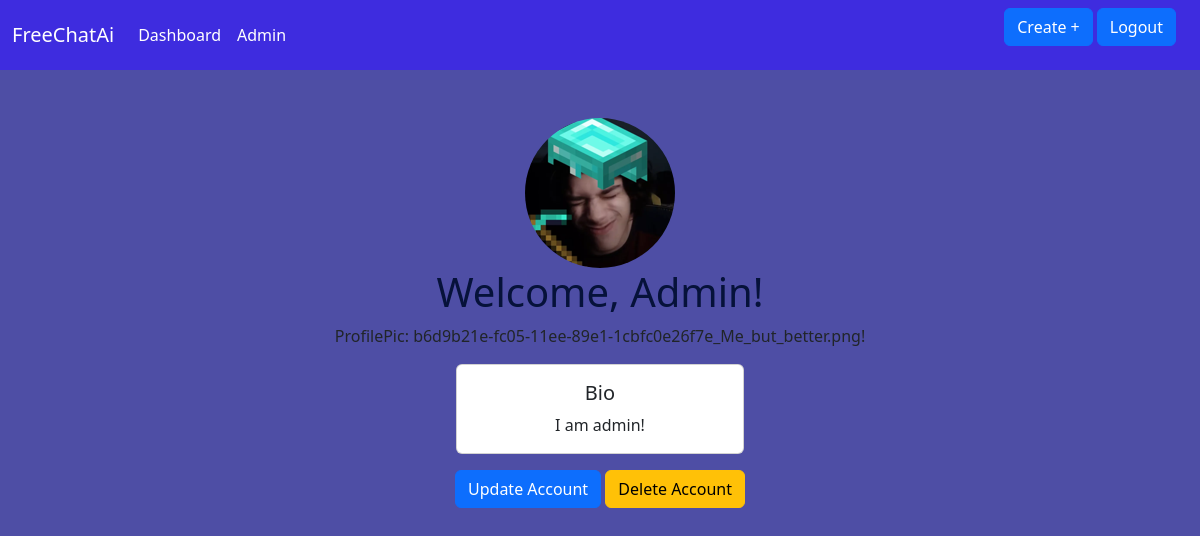
The page /dashboard (signed in) on the database as committed earlier.
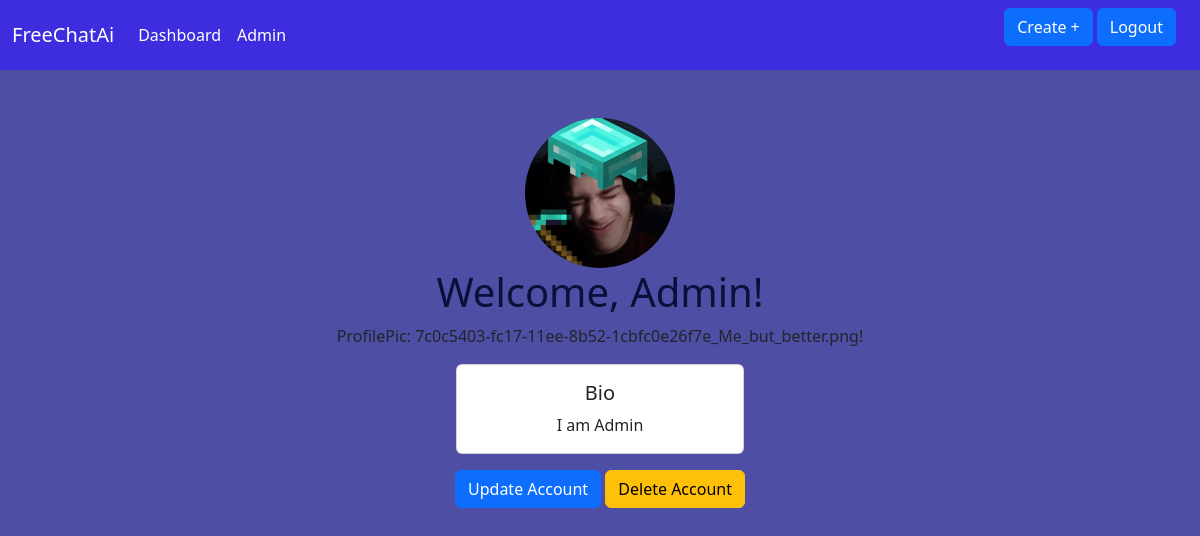
The same page on the database as committed later.
### app.py (models this page shows, shortened)
class Users(UserMixin, db.Model):
    id = db.Column(db.Integer, primary_key=True)
    email = db.Column(db.String(250), unique=True,
                         nullable=False)
    password_hash = db.Column(db.String(250),
                         nullable=False)
    username = db.Column(db.String(250), unique=True,
                         nullable=False)
    name = db.Column(db.String(250),
                         nullable=False)
    bio = db.Column(db.String(1000),nullable = False )
    profile_pic =db.Column(db.String(),nullable = True )
    data_added = db.Column(db.DateTime, default=datetime.utcnow)
    @property
    def password(self):
        raise AttributeError('password is not a readable attribute')

### app.py (the view)
@app.route('/dashboard', methods=['GET', 'POST'])
@login_required
def dash():
    id = current_user.id
    return render_template("dashboard.html")

### app.py (called while the page is built)
@login_manager.user_loader
def loader_user(user_id):
    return Users.query.get(int(user_id))

### templates/dashboard.html (shortened to what this page needs)
<!DOCTYPE html>
<html lang="en">
<head>
    <link href="https://cdn.jsdelivr.net/npm/bootstrap@5.3.3/dist/css/bootstrap.min.css" rel="stylesheet">
    <link rel = "stylesheet" href ="{{ url_for('static', filename='index.css') }}">
    {% include 'nav.html' %}
</head>
<body>
    <div class="container text-center mt-5">
        {% if current_user.is_authenticated %}
        <div class="col-15">
          {% if current_user.profile_pic %}
          <img src="{{url_for('static', filename = 'imgs/' + current_user.profile_pic)}}" alt="Profile Picture" class="rounded-circle mr-3" width="150" height="150">
          {% else %}
        <img src="https://via.placeholder.com/150" alt="Profile Picture" class="rounded-circle mr-3" width="150" height="150">
          {% endif %}
        </div>
        <h1>Welcome, {{ current_user.username }}!</h1>
        <div class="col-md-15 text-center">
          <p>ProfilePic: {{ current_user.profile_pic }}!</p>
          <div class="card mx-auto" style="width: 18rem;">
          <div class="card-body ">
          <h5 class="card-title">Bio</h5>
          <p class="card-text">{{ current_user.bio }}</p>
          </div>
          </div>
          </div>
          </div>
<div class="col-md-15 text-center">
  <a href="{{ url_for('update', id=current_user.id)}}" class="btn btn-primary mt-3" tabindex="-1" role="button">Update Account</a>
  <a href="/delete" class="btn btn-warning mt-3" tabindex="-1" role="button">Delete Account</a>
</div>
        {% else %}
        <h1>You are not logged in</h1>
        {% endif %}
</body>
</html>

### templates/nav.html (shortened to what this page needs)
<nav class="navbar navbar-expand-lg sticky-top"  style="background-color: #3e2cdf;">
    <div class="container-fluid">
        <a id = "title" class="navbar-brand mb-0 h1" href="{{url_for('home')}}"  style = 'color: white;'>FreeChatAi</a>
        {% if current_user.is_authenticated %}
        <ul class="navbar-nav me-auto mb-2 mb-lg-0">
            {% if current_user.is_authenticated %}
              <li class="nav-item">
                <a class="nav-link" href="{{ url_for('dash')}}" style = 'color: white;'>Dashboard</a>
              </li>
              {% if current_user.id == 1 %}
              <li class="nav-item">
                <a class="nav-link" href="{{ url_for('admin')}}" style = 'color: white;'>Admin</a>
              </li>
              {% endif %}
            {% endif %}
          </ul>
      <p class="container-fluid justify-content-end d-inline-flex gap-1">
        <a  href = "/add_bot" class="btn btn-primary" tabindex="-1" role="button">Create +</a>
        <a href="/logout" class="btn btn-primary" tabindex="-1" role="button">Logout</a>
    </p>
      {% endif %}
    </div>
</nav>

### static/index.css (style rules this page uses)
h1 { color: rgb(6, 18, 58); }
body { background-color: rgb(78, 78, 165); }
.nav-item { color:white }

Rows that differ between the two databases and show on the page:
changed Users "Admin": profile_pic "b6d9b21e-fc05-11ee-89e1-1cbfc0e26f7e_Me_but_better.png" → "7c0c5403-fc17-11ee-8b52-1cbfc0e26f7e_Me_but_better.png"; bio "I am admin!" → "I am Admin"
